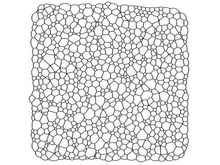
%> input picture foam.jpg, 220 x 165 px, shrunk from 480 x 360 before the run
$ octave center.m   (GNU Octave 9; MATLAB toolbox functions it lacks are replaced by stand-ins)
%> lines starting %> are read from the running program, lines starting %| are printed output that depends on the picture; in (x1, y1, x2, y2) boxes, pixels count from 0 and x2, y2 are one past the last pixel; in counts of white or black regions, pixels touching at a corner belong together; the program's own positions count from 1
%%%%%%%%%%%%%%%%%%%%%%%%%%%%%%%%%%%%%%%%%%%%%%%%%%%%%%%%%%%%%%%%%%%%%%%%%%%%%%%%%%%%%%%%%%%%%%%%%%%%%%%%%%%%%%%%%%%%%%%%%%%%%%%%%%%%%%%%%%%%%%%%
%                                    CODE TO TAG THE VERTICES AND CENTERS OF THE CELLS                                                         %
%%%%%%%%%%%%%%%%%%%%%%%%%%%%%%%%%%%%%%%%%%%%%%%%%%%%%%%%%%%%%%%%%%%%%%%%%%%%%%%%%%%%%%%%%%%%%%%%%%%%%%%%%%%%%%%%%%%%%%%%%%%%%%%%%%%%%%%%%%%%%%%%


tic
global stack1;
global img;
image_1 = rgb2gray(imread('foam.jpg'));  % Loading an image and converting to grayscale. Replace 'foam.jpg' with your file.
%> image_1: size 165x220 uint8; min 38, max 255, mean 223.7
dim = size(image_1);  % Storing the dimentions of the image for loops later.
%> dim = [165 220]
level = graythresh(image_1); % Storing gray threshold for convertion to binary for grayscale.
%> level = 0.78
image_2 = im2bw(image_1,level); % Converting to binary.
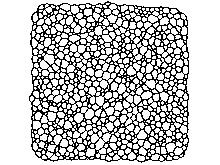
%> image_2: size 165x220 logical; 74.7% white; black in thin lines or dots, all inside (x1, y1, x2, y2) = (29, 1, 189, 163)
image_3 = imcomplement(image_2); % Taking the complement of the binary image for shrink.
image_4 = bwdist(image_3); % Calculating the distance between pixels to find centers.
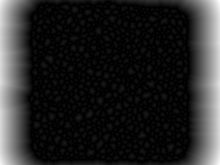
%> image_4: size 165x220 single; min 0, max 36.67, mean 5.5; drawn with min black and max white

%%%%%%%%%%%%% Running a loop to thicken the boundries of the cells %%%%%%%%%%%%%%%%%%%%%%%%%%
for i=1:dim(1)
	for j=1:dim(2)
		if image_4(i,j)<=1 % "1" is very important
			image_4(i,j)=0;
		end
	end
end
%%%%%%%%%%%%%%%%%%%%%%%%%%%%%%%%%%%%%%%%%%%%%%%%%%%%%%%%%%%%%%%%%%%%%%%%%%%%%%%%%%%%%%%%%%%%%%

image_5 = logical(image_4); % Converting to binary.
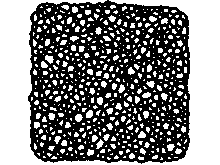
%> image_5: size 165x220 logical; 49.3% white; 607 white regions (517 under 20 px), largest, box (x1, y1, x2, y2) and area: (0, 0, 220, 165) 11605, (45, 55, 54, 64) 51, (75, 114, 83, 122) 47
image_6 = bwmorph(image_5,'shrink',inf); % Shrinking the image to find centers.
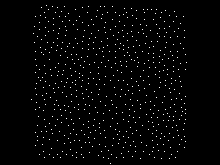
%> image_6: size 165x220 logical; 1.7% white in thin lines or dots, all inside (x1, y1, x2, y2) = (31, 5, 187, 164)
image_7 = bwmorph(image_3,'shrink',inf); % Shrinking the image to thin the boundaries of the cells.
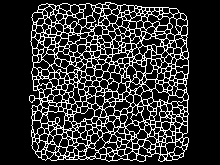
%> image_7: size 165x220 logical; 19.5% white in thin lines or dots, all inside (x1, y1, x2, y2) = (29, 2, 189, 162)
image_final = 255*uint8(image_7); % Converting the image back to Grayscale to tag the vertices.

%%%%%%%%%%%%%% Running the loops to tag the vertices in the images %%%%%%%%%%%%%%%%%%%%%%%%%%%
for i=2:dim(1)-1
    for j=2:dim(2)-1
        count=0;
        for m=(i-1):(i+1)
            for n=(j-1):(j+1)
                if image_final(m,n)==255 && image_final(i,j)~=0 % Counting number of white(255) neighbours.
                    count=count+1;
                end
            end
        end
        if count>=4 && image_final(i-1,j-1)~=150 && image_final(i,j-1)~=150 && image_final(i+1,j-1)~=150 && image_final(i-1,j)~=150 && image_final(i+1,j)~=150 && image_final(i-1,j+1)~=150 && image_final(i,j+1)~=150 && image_final(i+1,j+1)~=150 && adjcheck(i,j,image_final)==1 % Conditions to be a vertex.
            image_final(i,j)=150; % adjcheck() is a function defined to smoothen the process, the function file contains the discription.
        end
    end
end
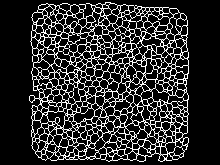
%> image_final: size 165x220 uint8; min 0, max 255, mean 46.8
%%%%%%%%%%%%%%%%%%%%%%%%%%%%%%%%%%%%%%%%%%%%%%%%%%%%%%%%%%%%%%%%%%%%%%%%%%%%%%%%%%%%%%%%%%%%%%%

image_out = image_final + (100*uint8(image_6)); % Adding the vertices and center image into one image.
imtool(image_out)
toc

$ run again, with fly1.jpg copied over foam.jpg
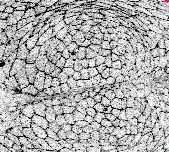
%> input picture fly1.jpg, 169 x 152 px
%> level = 0.537
%> `image_2 = im2bw(image_1,level);`:
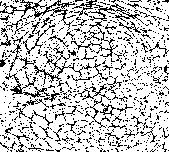
%> image_2: size 152x169 logical; 77.8% white; black in thin lines or dots
%> image_3: size 152x169 logical; 22.2% white in thin lines or dots
%> image_5: size 152x169 logical; 41.4% white; 252 white regions (173 under 20 px), largest, box (x1, y1, x2, y2) and area: (100, 14, 169, 149) 2968, (23, 103, 93, 149) 816, (0, 60, 30, 136) 814
%> image_6: size 152x169 logical; 5.4% white in thin lines or dots
%> image_7: size 152x169 logical; 4.8% white in thin lines or dots
%> `image_out = image_final + (100*uint8(image_6));`:
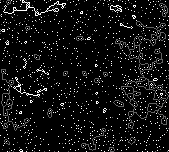
%> image_out: size 152x169 uint8; min 0, max 255, mean 17.6

$ run again, with test6.jpg copied over foam.jpg
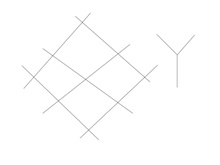
%> input picture test6.jpg, 220 x 165 px, shrunk from 960 x 720 before the run
%> level = 0.894
%> `image_2 = im2bw(image_1,level);`:
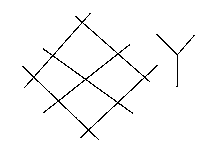
%> image_2: size 165x220 logical; 97.7% white; black in thin lines or dots, all inside (x1, y1, x2, y2) = (22, 13, 195, 140)
%> image_5: size 165x220 logical; 94.7% white; black in thin lines or dots, all inside (x1, y1, x2, y2) = (21, 12, 196, 141)
%> image_6: size 165x220 logical; 1.8% white in thin lines or dots, all inside (x1, y1, x2, y2) = (10, 6, 208, 153)
%> `image_7 = bwmorph(image_3,'shrink',inf);`:
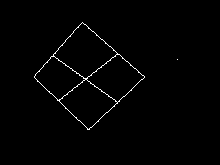
%> image_7: size 165x220 logical; 1.1% white in thin lines or dots, all inside (x1, y1, x2, y2) = (34, 22, 178, 130)
